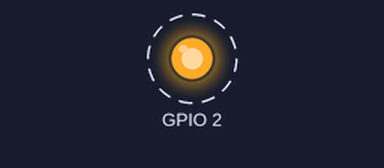
This sketch was run on a simulated ESP8266 (NodeMCU). Parts: output pins drawn as LEDs (lit = HIGH). Dashed ring = blinking. What the sketch prints to the serial monitor is not drawn.

Above: at 0.05 s.
Timing chart, 0 to 3.0 s (numbered marks = the images above):
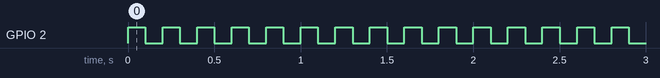

The sketch:

AccesspointMode_ESP8266.ino
```cpp
#include <dummy.h>
#include<ESP8266WiFi.h> // libraries

//clare varieties
char* ssid = "E-SMART HOME"; // name wifi
char* pass = "12345678"; // password
IPAddress ip(10,0,231,76);
IPAddress gateway(10,0,0,1);
IPAddress subnet(255,255,0,0);

void setup() {
// set up Accesspoint
WiFi.disconnect();
WiFi.mode(WIFI_AP);
WiFi.softAPConfig(ip ,gateway, subnet);
WiFi.softAP(ssid ,pass);
Serial.begin(9600);
Serial.println("ESP operating in accesspoin mode!"); // done set up accesspoint
pinMode(2 , OUTPUT);

}
void loop() {
digitalWrite(2, HIGH);
delay(100);
digitalWrite(2, LOW);
delay(100);
}
```

Measured:
- by itself, GPIO 2: alternates HIGH for 0.10 s and LOW for 0.10 s
